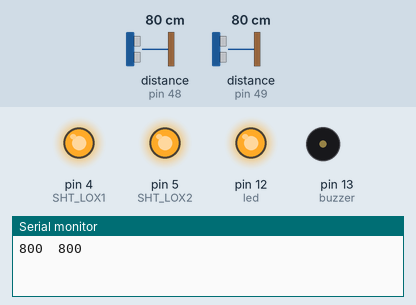
The sketch below on a simulated Arduino Uno, built with avr-gcc and run on an emulated ATmega328P. Shown: output pins drawn as LEDs (lit = HIGH), buzzer (waves = sounding, pin HIGH), the last lines printed to the serial monitor. The inputs (shaded band) are chosen by the test bench; at power-on: distance to the obstacle (sensors on pin 48, pin 49) 80 cm.

Above: at 0.2 s.
At 2.7 s:
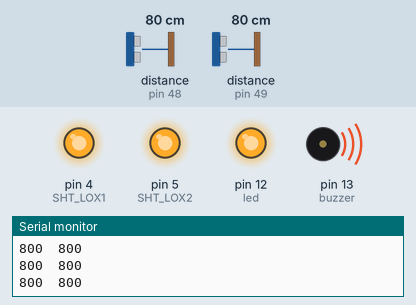
Timing chart, 0 to 4.2 s (numbered marks = the images above):
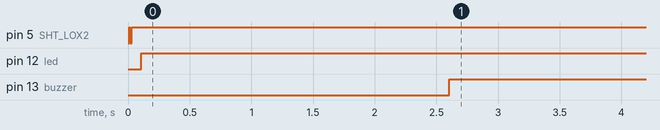

Measured:
- by itself, pin 12 (led): LOW → HIGH at 0.11 s
- by itself, pin 13 (buzzer): LOW → HIGH at 2.6 s

The sketch:

VL53L0X.ino
```cpp
#include "Adafruit_VL53L0X.h"

#define LOX1_ADDRESS 0x30
#define LOX2_ADDRESS 0x31

#define SHT_LOX1 4
#define SHT_LOX2 5
#define led 12
#define buzzer 13

Adafruit_VL53L0X lox1 = Adafruit_VL53L0X();
Adafruit_VL53L0X lox2 = Adafruit_VL53L0X();

VL53L0X_RangingMeasurementData_t measure1;
VL53L0X_RangingMeasurementData_t measure2;

unsigned int currTime=0;

void setID() {
  digitalWrite(SHT_LOX1, LOW);
  digitalWrite(SHT_LOX2, LOW);
  delay(10);
  digitalWrite(SHT_LOX1, HIGH);
  digitalWrite(SHT_LOX2, HIGH);
  delay(10);
  digitalWrite(SHT_LOX1, HIGH);
  digitalWrite(SHT_LOX2, LOW);

  if(!lox1.begin(LOX1_ADDRESS)) {
    Serial.println(F("Failed to boot first VL53L0X"));
    while(1);
  } delay(10);

  digitalWrite(SHT_LOX2, HIGH);
  delay(10);

  if(!lox2.begin(LOX2_ADDRESS)) {
    Serial.println(F("Failed to boot second VL53L0X"));
    while(1);
  }
}

void setup() {
  pinMode(led, OUTPUT);
  pinMode(buzzer, OUTPUT);
  Serial.begin(115200);

  pinMode(SHT_LOX1, OUTPUT);
  pinMode(SHT_LOX2, OUTPUT);

  digitalWrite(SHT_LOX1, LOW);
  digitalWrite(SHT_LOX2, LOW);

  setID();
}

void loop() {
  lox1.rangingTest(&measure1, false); // pass in 'true' to get debug data printout!
  lox2.rangingTest(&measure2, false); // pass in 'true' to get debug data printout!

  int rangeDepan = measure1.RangeMilliMeter;
  int rangeSamping = measure2.RangeMilliMeter;

  Serial.print(rangeDepan);
  Serial.print("  ");
  Serial.println(rangeSamping);


  if(rangeDepan <= 1000){
    digitalWrite(led,HIGH);
    if(millis() - currTime >= 2500){
      digitalWrite(buzzer, HIGH);
      currTime = millis();
    }
  } else if (rangeSamping <= 1000){
    digitalWrite(led,HIGH);
    if(millis() - currTime >= 2500){
      digitalWrite(buzzer, HIGH);
      currTime = millis();
    }
  } else {
    digitalWrite(led,LOW);
    digitalWrite(buzzer, LOW);
  }

  delay(100);
}
```
